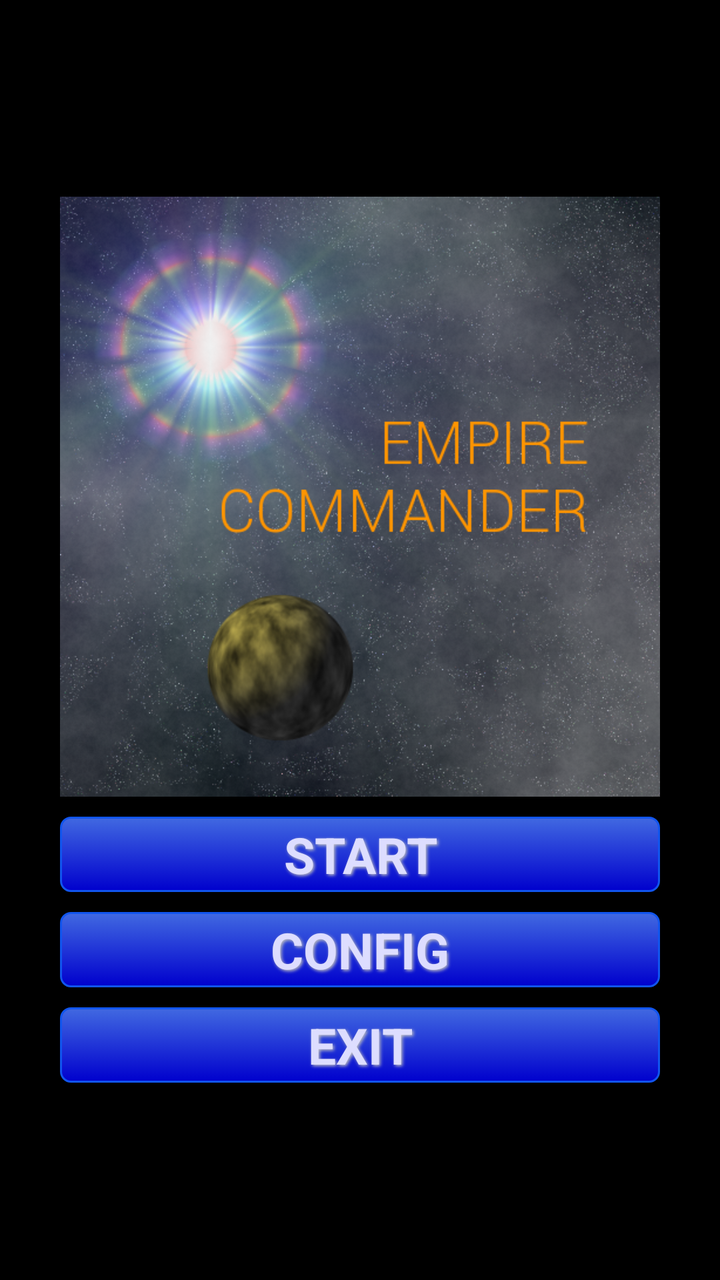
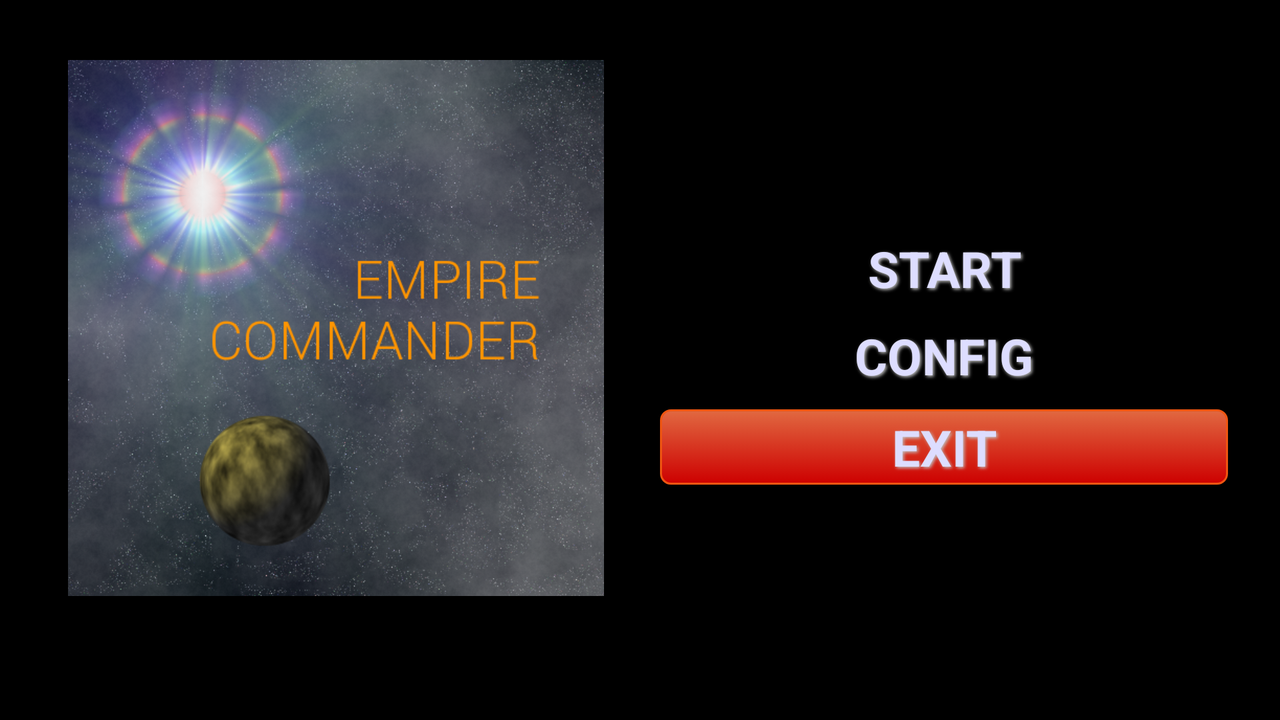

First picture: res/layout/ on a phone held upright. Second picture: the repository's own variant of that layout, on a device whose configuration matches the variant's folder. Source for both follows.
<!-- AndroidManifest.xml: application theme android:Theme.Black.NoTitleBar.Fullscreen -->
<!-- res/layout/activity_main.xml -->
<LinearLayout
	xmlns:android="http://schemas.android.com/apk/res/android"
	xmlns:tools="http://schemas.android.com/tools"
	android:layout_height="match_parent"
	android:layout_width="match_parent"
	android:gravity="center"
	android:orientation="vertical"
	android:padding="@dimen/default_margin"
	tools:context=".MainActivity"
	>

	<ImageView
	    android:layout_margin="5dp"
	    android:layout_width="300sp"
	    android:layout_height="300sp"
	    android:layout_marginBottom="@dimen/double_margin"
		android:src="@drawable/welcome"
		/>

	<Button
		android:id="@+id/start_button_start"
		android:background="@drawable/button"
		android:layout_height="wrap_content"
		android:layout_width="300sp"
		android:layout_margin="5sp"
		android:text="@string/main_button_start"
		style="@style/ButtonTextMain"
		/>

	<Button
		android:id="@+id/start_button_config"
		android:background="@drawable/button"
		android:layout_height="wrap_content"
		android:layout_width="300sp"
		android:layout_margin="5sp"
		android:text="@string/main_button_config"
		style="@style/ButtonTextMain"
		/>

	<Button
		android:id="@+id/start_button_exit"
		android:background="@drawable/button"
		android:layout_height="wrap_content"
		android:layout_width="300sp"
		android:layout_margin="5sp"
		android:text="@string/main_button_exit"
		style="@style/ButtonTextMain"
		/>

</LinearLayout>
<!-- resources referenced by this layout -->
<resources>
  <dimen name="default_margin">16dip</dimen>
  <dimen name="double_margin">32dip</dimen>
  <!-- drawable button (drawable) -->
  <?xml version="1.0" encoding="utf-8"?>
  <selector xmlns:android="http://schemas.android.com/apk/res/android">
  
  	<item android:state_pressed="true">
  		<shape>
  			<gradient android:angle="90" android:endColor="#0000cd" android:startColor="#4169e1" />
  			<stroke android:width="1dp" android:color="#1155ee" />
  			<corners android:radius="5dp" />
  			<padding android:bottom="2dp" android:left="5dp" android:right="5dp" android:top="2dp" />
  		</shape>
  	</item>
  
  	<item android:state_enabled="true">
  		<shape>
  			<gradient android:angle="270" android:endColor="#0000cd" android:startColor="#4169e1" />
  			<stroke android:width="1dp" android:color="#1155ee" />
  			<corners android:radius="5dp" />
  			<padding android:bottom="2dp" android:left="5dp" android:right="5dp" android:top="2dp" />
  		</shape>
  	</item>
  
  	<item android:state_enabled="false">
  		<shape>
  			<gradient android:angle="90" android:endColor="#c0c0c0" android:startColor="#c0c0c0" />
  			<stroke android:width="1dp" android:color="#1155ee" />
  			<corners android:radius="5dp" />
  			<padding android:bottom="2dp" android:left="5dp" android:right="5dp" android:top="2dp" />
  		</shape>
  	</item>
  
  </selector>
  <!-- drawable welcome: png bitmap (drawable, 428911 bytes) -->
  <string name="main_button_config">CONFIG</string>
  <string name="main_button_exit">EXIT</string>
  <string name="main_button_start">START</string>
  <style name="ButtonTextMain" parent="ButtonText">
  		<item name="android:textSize">25sp</item>
  		<item name="android:textStyle">bold</item>
  	</style>
  <style name="ButtonText">
  		<item name="android:layout_width">fill_parent</item>
  		<item name="android:layout_height">wrap_content</item>
  
  		<item name="android:gravity">center</item>
  		<item name="android:layout_margin">2dp</item>
  
  		<item name="android:textColor">@color/light_blue</item>
  
  		<item name="android:shadowColor">@color/silver</item>
  		<item name="android:shadowDx">2</item>
  		<item name="android:shadowDy">2</item>
  		<item name="android:shadowRadius">4</item>
  	</style>
  <color name="light_blue">#ddddff</color>
  <color name="silver">#c0c0c0</color>
</resources>
<!-- res/layout-land/activity_main.xml (the author's variant of the layout above) -->
<!-- drawn on the phone turned sideways -->
<LinearLayout
	xmlns:android="http://schemas.android.com/apk/res/android"
	xmlns:tools="http://schemas.android.com/tools"
	android:layout_height="match_parent"
	android:layout_width="match_parent"
	android:gravity="center"
	android:orientation="horizontal"
	android:padding="@dimen/default_margin"
	tools:context=".MainActivity"
	>

	<RelativeLayout
		android:layout_width="0dip"
		android:layout_height="300dip"
		android:layout_weight="1"
		android:layout_margin="@dimen/narrow_margin"
		>
		<ImageView
		    android:layout_width="300sp"
		    android:layout_height="300sp"
		    android:layout_marginBottom="@dimen/double_margin"
			android:src="@drawable/welcome"
			/>
	</RelativeLayout>

	<RelativeLayout
		android:layout_width="0dip"
		android:layout_height="match_parent"
		android:layout_weight="1"
		android:layout_margin="@dimen/narrow_margin"
		>
		<LinearLayout
			android:layout_height="match_parent"
			android:layout_width="match_parent"
			android:gravity="center"
			android:orientation="vertical"
			>
			<Button
				android:id="@+id/start_button_start"
				android:background="@drawable/button_blue"
				android:layout_height="wrap_content"
				android:layout_width="match_parent"
				android:layout_margin="5sp"
				android:text="@string/main_button_start"
				style="@style/ButtonTextMain"
				/>

			<Button
				android:id="@+id/start_button_config"
				android:background="@drawable/button_blue"
				android:layout_height="wrap_content"
				android:layout_width="match_parent"
				android:layout_margin="5sp"
				android:text="@string/main_button_config"
				style="@style/ButtonTextMain"
				/>

			<Button
				android:id="@+id/start_button_exit"
				android:background="@drawable/button_red"
				android:layout_height="wrap_content"
				android:layout_width="match_parent"
				android:layout_margin="5sp"
				android:text="@string/main_button_exit"
				style="@style/ButtonTextMain"
				/>
		</LinearLayout>
	</RelativeLayout>
</LinearLayout>
<!-- resources referenced by the variant -->
<!-- as the phone turned sideways resolves them -->
<resources>
  <dimen name="default_margin">16dip</dimen>
  <dimen name="double_margin">32dip</dimen>
  <dimen name="narrow_margin">5dip</dimen>
  <!-- drawable button_red (drawable) -->
  <?xml version="1.0" encoding="utf-8"?>
  <selector xmlns:android="http://schemas.android.com/apk/res/android">
  
  	<item android:state_pressed="true">
  		<shape>
  			<gradient android:angle="90" android:endColor="#cd0000" android:startColor="#e16941" />
  			<stroke android:width="1dp" android:color="#ee5511" />
  			<corners android:radius="5dp" />
  			<padding android:bottom="2dp" android:left="5dp" android:right="5dp" android:top="2dp" />
  		</shape>
  	</item>
  
  	<item android:state_enabled="true">
  		<shape>
  			<gradient android:angle="270" android:endColor="#cd0000" android:startColor="#e16941" />
  			<stroke android:width="1dp" android:color="#ee5511" />
  			<corners android:radius="5dp" />
  			<padding android:bottom="2dp" android:left="5dp" android:right="5dp" android:top="2dp" />
  		</shape>
  	</item>
  
  	<item android:state_enabled="false">
  		<shape>
  			<gradient android:angle="90" android:endColor="#c0c0c0" android:startColor="#c0c0c0" />
  			<stroke android:width="1dp" android:color="#ee5511" />
  			<corners android:radius="5dp" />
  			<padding android:bottom="2dp" android:left="5dp" android:right="5dp" android:top="2dp" />
  		</shape>
  	</item>
  
  </selector>
  <!-- drawable welcome: png bitmap (drawable, 428911 bytes) -->
  <string name="main_button_config">CONFIG</string>
  <string name="main_button_exit">EXIT</string>
  <string name="main_button_start">START</string>
  <style name="ButtonTextMain" parent="ButtonText">
  		<item name="android:textSize">25sp</item>
  		<item name="android:textStyle">bold</item>
  	</style>
  <style name="ButtonText">
  		<item name="android:layout_width">fill_parent</item>
  		<item name="android:layout_height">wrap_content</item>
  
  		<item name="android:gravity">center</item>
  		<item name="android:layout_margin">2dp</item>
  
  		<item name="android:textColor">@color/light_blue</item>
  
  		<item name="android:shadowColor">@color/silver</item>
  		<item name="android:shadowDx">2</item>
  		<item name="android:shadowDy">2</item>
  		<item name="android:shadowRadius">4</item>
  	</style>
  <color name="light_blue">#ddddff</color>
  <color name="silver">#c0c0c0</color>
</resources>
